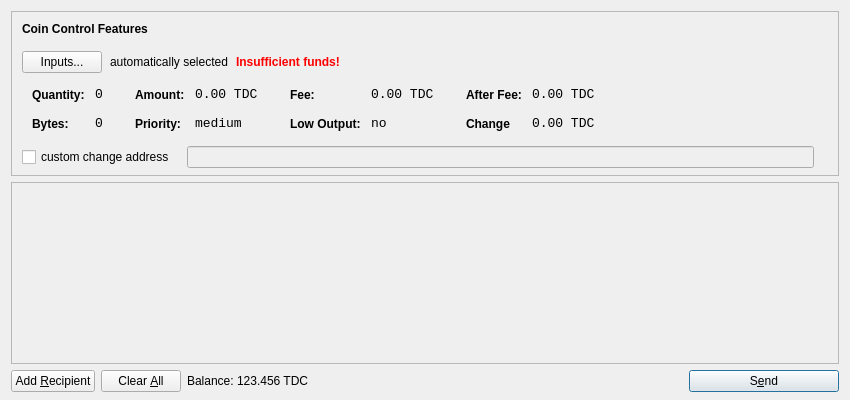
<?xml version="1.0" encoding="UTF-8"?>
<ui version="4.0">
 <class>SendCoinsDialog</class>
 <widget class="QDialog" name="SendCoinsDialog">
  <property name="geometry">
   <rect>
    <x>0</x>
    <y>0</y>
    <width>850</width>
    <height>400</height>
   </rect>
  </property>
  <property name="windowTitle">
   <string>Send Coins</string>
  </property>
  <layout class="QVBoxLayout" name="verticalLayout" stretch="0,1,0">
   <property name="bottomMargin">
    <number>8</number>
   </property>
   <item>
    <widget class="QFrame" name="frameCoinControl">
     <property name="sizePolicy">
      <sizepolicy hsizetype="Expanding" vsizetype="Expanding">
       <horstretch>0</horstretch>
       <verstretch>0</verstretch>
      </sizepolicy>
     </property>
     <property name="maximumSize">
      <size>
       <width>16777215</width>
       <height>16777215</height>
      </size>
     </property>
     <property name="frameShape">
      <enum>QFrame::StyledPanel</enum>
     </property>
     <property name="frameShadow">
      <enum>QFrame::Sunken</enum>
     </property>
     <layout class="QVBoxLayout" name="verticalLayoutCoinControl2">
      <property name="spacing">
       <number>-1</number>
      </property>
      <property name="leftMargin">
       <number>0</number>
      </property>
      <property name="topMargin">
       <number>0</number>
      </property>
      <property name="rightMargin">
       <number>0</number>
      </property>
      <property name="bottomMargin">
       <number>6</number>
      </property>
      <item>
       <layout class="QVBoxLayout" name="verticalLayoutCoinControl" stretch="0,0,0,0,1">
        <property name="spacing">
         <number>0</number>
        </property>
        <property name="leftMargin">
         <number>10</number>
        </property>
        <property name="topMargin">
         <number>10</number>
        </property>
        <item>
         <layout class="QHBoxLayout" name="horizontalLayoutCoinControl1">
          <property name="bottomMargin">
           <number>15</number>
          </property>
          <item>
           <widget class="QLabel" name="labelCoinControlFeatures">
            <property name="sizePolicy">
             <sizepolicy hsizetype="Preferred" vsizetype="Maximum">
              <horstretch>0</horstretch>
              <verstretch>0</verstretch>
             </sizepolicy>
            </property>
            <property name="font">
             <font>
              <weight>75</weight>
              <bold>true</bold>
             </font>
            </property>
            <property name="styleSheet">
             <string notr="true">font-weight:bold;</string>
            </property>
            <property name="text">
             <string>Coin Control Features</string>
            </property>
           </widget>
          </item>
         </layout>
        </item>
        <item>
         <layout class="QHBoxLayout" name="horizontalLayoutCoinControl2" stretch="0,0,0,0">
          <property name="spacing">
           <number>8</number>
          </property>
          <property name="bottomMargin">
           <number>10</number>
          </property>
          <item>
           <widget class="QPushButton" name="pushButtonCoinControl">
            <property name="styleSheet">
             <string notr="true"/>
            </property>
            <property name="text">
             <string>Inputs...</string>
            </property>
           </widget>
          </item>
          <item>
           <widget class="QLabel" name="labelCoinControlAutomaticallySelected">
            <property name="text">
             <string>automatically selected</string>
            </property>
            <property name="margin">
             <number>5</number>
            </property>
           </widget>
          </item>
          <item>
           <widget class="QLabel" name="labelCoinControlInsuffFunds">
            <property name="font">
             <font>
              <weight>75</weight>
              <bold>true</bold>
             </font>
            </property>
            <property name="styleSheet">
             <string notr="true">color:red;font-weight:bold;</string>
            </property>
            <property name="text">
             <string>Insufficient funds!</string>
            </property>
            <property name="margin">
             <number>5</number>
            </property>
           </widget>
          </item>
          <item>
           <spacer name="horizontalSpacerCoinControl">
            <property name="orientation">
             <enum>Qt::Horizontal</enum>
            </property>
            <property name="sizeHint" stdset="0">
             <size>
              <width>40</width>
              <height>1</height>
             </size>
            </property>
           </spacer>
          </item>
         </layout>
        </item>
        <item>
         <widget class="QWidget" name="widgetCoinControl" native="true">
          <property name="sizePolicy">
           <sizepolicy hsizetype="Preferred" vsizetype="Preferred">
            <horstretch>0</horstretch>
            <verstretch>0</verstretch>
           </sizepolicy>
          </property>
          <property name="minimumSize">
           <size>
            <width>0</width>
            <height>0</height>
           </size>
          </property>
          <property name="styleSheet">
           <string notr="true"/>
          </property>
          <layout class="QHBoxLayout" name="horizontalLayoutCoinControl5">
           <property name="margin">
            <number>0</number>
           </property>
           <item>
            <layout class="QHBoxLayout" name="horizontalLayoutCoinControl3" stretch="0,0,0,1">
             <property name="spacing">
              <number>20</number>
             </property>
             <property name="topMargin">
              <number>0</number>
             </property>
             <property name="bottomMargin">
              <number>10</number>
             </property>
             <item>
              <layout class="QFormLayout" name="formLayoutCoinControl1">
               <property name="horizontalSpacing">
                <number>10</number>
               </property>
               <property name="verticalSpacing">
                <number>14</number>
               </property>
               <property name="leftMargin">
                <number>10</number>
               </property>
               <property name="topMargin">
                <number>4</number>
               </property>
               <property name="rightMargin">
                <number>6</number>
               </property>
               <item row="0" column="0">
                <widget class="QLabel" name="labelCoinControlQuantityText">
                 <property name="styleSheet">
                  <string notr="true">font-weight:bold;</string>
                 </property>
                 <property name="text">
                  <string>Quantity:</string>
                 </property>
                 <property name="margin">
                  <number>0</number>
                 </property>
                </widget>
               </item>
               <item row="0" column="1">
                <widget class="QLabel" name="labelCoinControlQuantity">
                 <property name="font">
                  <font>
                   <family>Monospace</family>
                   <pointsize>10</pointsize>
                  </font>
                 </property>
                 <property name="cursor">
                  <cursorShape>IBeamCursor</cursorShape>
                 </property>
                 <property name="contextMenuPolicy">
                  <enum>Qt::ActionsContextMenu</enum>
                 </property>
                 <property name="text">
                  <string>0</string>
                 </property>
                 <property name="margin">
                  <number>0</number>
                 </property>
                 <property name="textInteractionFlags">
                  <set>Qt::LinksAccessibleByMouse|Qt::TextSelectableByKeyboard|Qt::TextSelectableByMouse</set>
                 </property>
                </widget>
               </item>
               <item row="1" column="0">
                <widget class="QLabel" name="labelCoinControlBytesText">
                 <property name="styleSheet">
                  <string notr="true">font-weight:bold;</string>
                 </property>
                 <property name="text">
                  <string>Bytes:</string>
                 </property>
                </widget>
               </item>
               <item row="1" column="1">
                <widget class="QLabel" name="labelCoinControlBytes">
                 <property name="font">
                  <font>
                   <family>Monospace</family>
                   <pointsize>10</pointsize>
                  </font>
                 </property>
                 <property name="cursor">
                  <cursorShape>IBeamCursor</cursorShape>
                 </property>
                 <property name="contextMenuPolicy">
                  <enum>Qt::ActionsContextMenu</enum>
                 </property>
                 <property name="text">
                  <string>0</string>
                 </property>
                 <property name="textInteractionFlags">
                  <set>Qt::LinksAccessibleByMouse|Qt::TextSelectableByKeyboard|Qt::TextSelectableByMouse</set>
                 </property>
                </widget>
               </item>
              </layout>
             </item>
             <item>
              <layout class="QFormLayout" name="formLayoutCoinControl2">
               <property name="horizontalSpacing">
                <number>10</number>
               </property>
               <property name="verticalSpacing">
                <number>14</number>
               </property>
               <property name="leftMargin">
                <number>6</number>
               </property>
               <property name="topMargin">
                <number>4</number>
               </property>
               <property name="rightMargin">
                <number>6</number>
               </property>
               <item row="0" column="0">
                <widget class="QLabel" name="labelCoinControlAmountText">
                 <property name="styleSheet">
                  <string notr="true">font-weight:bold;</string>
                 </property>
                 <property name="text">
                  <string>Amount:</string>
                 </property>
                 <property name="margin">
                  <number>0</number>
                 </property>
                </widget>
               </item>
               <item row="0" column="1">
                <widget class="QLabel" name="labelCoinControlAmount">
                 <property name="font">
                  <font>
                   <family>Monospace</family>
                   <pointsize>10</pointsize>
                  </font>
                 </property>
                 <property name="cursor">
                  <cursorShape>IBeamCursor</cursorShape>
                 </property>
                 <property name="contextMenuPolicy">
                  <enum>Qt::ActionsContextMenu</enum>
                 </property>
                 <property name="text">
                  <string notr="true">0.00 TDC</string>
                 </property>
                 <property name="textInteractionFlags">
                  <set>Qt::LinksAccessibleByMouse|Qt::TextSelectableByKeyboard|Qt::TextSelectableByMouse</set>
                 </property>
                </widget>
               </item>
               <item row="1" column="0">
                <widget class="QLabel" name="labelCoinControlPriorityText">
                 <property name="styleSheet">
                  <string notr="true">font-weight:bold;</string>
                 </property>
                 <property name="text">
                  <string>Priority:</string>
                 </property>
                </widget>
               </item>
               <item row="1" column="1">
                <widget class="QLabel" name="labelCoinControlPriority">
                 <property name="font">
                  <font>
                   <family>Monospace</family>
                   <pointsize>10</pointsize>
                  </font>
                 </property>
                 <property name="cursor">
                  <cursorShape>IBeamCursor</cursorShape>
                 </property>
                 <property name="contextMenuPolicy">
                  <enum>Qt::ActionsContextMenu</enum>
                 </property>
                 <property name="text">
                  <string>medium</string>
                 </property>
                 <property name="textInteractionFlags">
                  <set>Qt::LinksAccessibleByMouse|Qt::TextSelectableByKeyboard|Qt::TextSelectableByMouse</set>
                 </property>
                </widget>
               </item>
              </layout>
             </item>
             <item>
              <layout class="QFormLayout" name="formLayoutCoinControl3">
               <property name="horizontalSpacing">
                <number>10</number>
               </property>
               <property name="verticalSpacing">
                <number>14</number>
               </property>
               <property name="leftMargin">
                <number>6</number>
               </property>
               <property name="topMargin">
                <number>4</number>
               </property>
               <property name="rightMargin">
                <number>6</number>
               </property>
               <item row="0" column="0">
                <widget class="QLabel" name="labelCoinControlFeeText">
                 <property name="styleSheet">
                  <string notr="true">font-weight:bold;</string>
                 </property>
                 <property name="text">
                  <string>Fee:</string>
                 </property>
                 <property name="margin">
                  <number>0</number>
                 </property>
                </widget>
               </item>
               <item row="0" column="1">
                <widget class="QLabel" name="labelCoinControlFee">
                 <property name="font">
                  <font>
                   <family>Monospace</family>
                   <pointsize>10</pointsize>
                  </font>
                 </property>
                 <property name="cursor">
                  <cursorShape>IBeamCursor</cursorShape>
                 </property>
                 <property name="contextMenuPolicy">
                  <enum>Qt::ActionsContextMenu</enum>
                 </property>
                 <property name="text">
                  <string notr="true">0.00 TDC</string>
                 </property>
                 <property name="textInteractionFlags">
                  <set>Qt::LinksAccessibleByMouse|Qt::TextSelectableByKeyboard|Qt::TextSelectableByMouse</set>
                 </property>
                </widget>
               </item>
               <item row="1" column="0">
                <widget class="QLabel" name="labelCoinControlLowOutputText">
                 <property name="styleSheet">
                  <string notr="true">font-weight:bold;</string>
                 </property>
                 <property name="text">
                  <string>Low Output:</string>
                 </property>
                </widget>
               </item>
               <item row="1" column="1">
                <widget class="QLabel" name="labelCoinControlLowOutput">
                 <property name="font">
                  <font>
                   <family>Monospace</family>
                   <pointsize>10</pointsize>
                  </font>
                 </property>
                 <property name="cursor">
                  <cursorShape>IBeamCursor</cursorShape>
                 </property>
                 <property name="contextMenuPolicy">
                  <enum>Qt::ActionsContextMenu</enum>
                 </property>
                 <property name="text">
                  <string>no</string>
                 </property>
                 <property name="textInteractionFlags">
                  <set>Qt::LinksAccessibleByMouse|Qt::TextSelectableByKeyboard|Qt::TextSelectableByMouse</set>
                 </property>
                </widget>
               </item>
              </layout>
             </item>
             <item>
              <layout class="QFormLayout" name="formLayoutCoinControl4">
               <property name="horizontalSpacing">
                <number>10</number>
               </property>
               <property name="verticalSpacing">
                <number>14</number>
               </property>
               <property name="leftMargin">
                <number>6</number>
               </property>
               <property name="topMargin">
                <number>4</number>
               </property>
               <property name="rightMargin">
                <number>6</number>
               </property>
               <item row="0" column="0">
                <widget class="QLabel" name="labelCoinControlAfterFeeText">
                 <property name="styleSheet">
                  <string notr="true">font-weight:bold;</string>
                 </property>
                 <property name="text">
                  <string>After Fee:</string>
                 </property>
                 <property name="margin">
                  <number>0</number>
                 </property>
                </widget>
               </item>
               <item row="0" column="1">
                <widget class="QLabel" name="labelCoinControlAfterFee">
                 <property name="font">
                  <font>
                   <family>Monospace</family>
                   <pointsize>10</pointsize>
                  </font>
                 </property>
                 <property name="cursor">
                  <cursorShape>IBeamCursor</cursorShape>
                 </property>
                 <property name="contextMenuPolicy">
                  <enum>Qt::ActionsContextMenu</enum>
                 </property>
                 <property name="text">
                  <string notr="true">0.00 TDC</string>
                 </property>
                 <property name="textInteractionFlags">
                  <set>Qt::LinksAccessibleByMouse|Qt::TextSelectableByKeyboard|Qt::TextSelectableByMouse</set>
                 </property>
                </widget>
               </item>
               <item row="1" column="0">
                <widget class="QLabel" name="labelCoinControlChangeText">
                 <property name="styleSheet">
                  <string notr="true">font-weight:bold;</string>
                 </property>
                 <property name="text">
                  <string>Change</string>
                 </property>
                </widget>
               </item>
               <item row="1" column="1">
                <widget class="QLabel" name="labelCoinControlChange">
                 <property name="font">
                  <font>
                   <family>Monospace</family>
                   <pointsize>10</pointsize>
                  </font>
                 </property>
                 <property name="cursor">
                  <cursorShape>IBeamCursor</cursorShape>
                 </property>
                 <property name="contextMenuPolicy">
                  <enum>Qt::ActionsContextMenu</enum>
                 </property>
                 <property name="text">
                  <string notr="true">0.00 TDC</string>
                 </property>
                 <property name="textInteractionFlags">
                  <set>Qt::LinksAccessibleByMouse|Qt::TextSelectableByKeyboard|Qt::TextSelectableByMouse</set>
                 </property>
                </widget>
               </item>
              </layout>
             </item>
            </layout>
           </item>
          </layout>
         </widget>
        </item>
        <item>
         <layout class="QHBoxLayout" name="horizontalLayoutCoinControl4" stretch="0,0,0">
          <property name="spacing">
           <number>12</number>
          </property>
          <property name="sizeConstraint">
           <enum>QLayout::SetDefaultConstraint</enum>
          </property>
          <property name="topMargin">
           <number>5</number>
          </property>
          <property name="rightMargin">
           <number>5</number>
          </property>
          <item>
           <widget class="QCheckBox" name="checkBoxCoinControlChange">
            <property name="text">
             <string>custom change address</string>
            </property>
           </widget>
          </item>
          <item>
           <widget class="QLineEdit" name="lineEditCoinControlChange">
            <property name="enabled">
             <bool>false</bool>
            </property>
            <property name="sizePolicy">
             <sizepolicy hsizetype="Expanding" vsizetype="Fixed">
              <horstretch>0</horstretch>
              <verstretch>0</verstretch>
             </sizepolicy>
            </property>
           </widget>
          </item>
          <item>
           <widget class="QLabel" name="labelCoinControlChangeLabel">
            <property name="sizePolicy">
             <sizepolicy hsizetype="Preferred" vsizetype="Expanding">
              <horstretch>0</horstretch>
              <verstretch>0</verstretch>
             </sizepolicy>
            </property>
            <property name="minimumSize">
             <size>
              <width>0</width>
              <height>0</height>
             </size>
            </property>
            <property name="text">
             <string/>
            </property>
            <property name="margin">
             <number>3</number>
            </property>
           </widget>
          </item>
         </layout>
        </item>
        <item>
         <spacer name="verticalSpacerCoinControl">
          <property name="orientation">
           <enum>Qt::Vertical</enum>
          </property>
          <property name="sizeHint" stdset="0">
           <size>
            <width>800</width>
            <height>1</height>
           </size>
          </property>
         </spacer>
        </item>
       </layout>
      </item>
     </layout>
    </widget>
   </item>
   <item>
    <widget class="QScrollArea" name="scrollArea">
     <property name="widgetResizable">
      <bool>true</bool>
     </property>
     <widget class="QWidget" name="scrollAreaWidgetContents">
      <property name="geometry">
       <rect>
        <x>0</x>
        <y>0</y>
        <width>830</width>
        <height>165</height>
       </rect>
      </property>
      <layout class="QVBoxLayout" name="verticalLayout_2">
       <property name="margin">
        <number>0</number>
       </property>
       <item>
        <layout class="QVBoxLayout" name="entries">
         <property name="spacing">
          <number>6</number>
         </property>
        </layout>
       </item>
       <item>
        <spacer name="verticalSpacer">
         <property name="orientation">
          <enum>Qt::Vertical</enum>
         </property>
         <property name="sizeHint" stdset="0">
          <size>
           <width>20</width>
           <height>40</height>
          </size>
         </property>
        </spacer>
       </item>
      </layout>
     </widget>
    </widget>
   </item>
   <item>
    <layout class="QHBoxLayout" name="horizontalLayout">
     <item>
      <widget class="QPushButton" name="addButton">
       <property name="toolTip">
        <string>Send to multiple recipients at once</string>
       </property>
       <property name="text">
        <string>Add &amp;Recipient</string>
       </property>
       <property name="autoDefault">
        <bool>false</bool>
       </property>
      </widget>
     </item>
     <item>
      <widget class="QPushButton" name="clearButton">
       <property name="sizePolicy">
        <sizepolicy hsizetype="Minimum" vsizetype="Fixed">
         <horstretch>0</horstretch>
         <verstretch>0</verstretch>
        </sizepolicy>
       </property>
       <property name="toolTip">
        <string>Remove all transaction fields</string>
       </property>
       <property name="text">
        <string>Clear &amp;All</string>
       </property>
       <property name="autoRepeatDelay">
        <number>300</number>
       </property>
       <property name="autoDefault">
        <bool>false</bool>
       </property>
      </widget>
     </item>
     <item>
      <layout class="QHBoxLayout" name="horizontalLayout_2">
       <property name="spacing">
        <number>3</number>
       </property>
       <item>
        <widget class="QLabel" name="label">
         <property name="sizePolicy">
          <sizepolicy hsizetype="Preferred" vsizetype="Fixed">
           <horstretch>0</horstretch>
           <verstretch>0</verstretch>
          </sizepolicy>
         </property>
         <property name="text">
          <string>Balance:</string>
         </property>
        </widget>
       </item>
       <item>
        <widget class="QLabel" name="labelBalance">
         <property name="sizePolicy">
          <sizepolicy hsizetype="Preferred" vsizetype="Fixed">
           <horstretch>0</horstretch>
           <verstretch>0</verstretch>
          </sizepolicy>
         </property>
         <property name="cursor">
          <cursorShape>IBeamCursor</cursorShape>
         </property>
         <property name="text">
          <string notr="true">123.456 TDC</string>
         </property>
         <property name="textInteractionFlags">
          <set>Qt::LinksAccessibleByMouse|Qt::TextSelectableByKeyboard|Qt::TextSelectableByMouse</set>
         </property>
        </widget>
       </item>
      </layout>
     </item>
     <item>
      <spacer name="horizontalSpacer">
       <property name="orientation">
        <enum>Qt::Horizontal</enum>
       </property>
       <property name="sizeHint" stdset="0">
        <size>
         <width>40</width>
         <height>20</height>
        </size>
       </property>
      </spacer>
     </item>
     <item>
      <widget class="QPushButton" name="sendButton">
       <property name="minimumSize">
        <size>
         <width>150</width>
         <height>0</height>
        </size>
       </property>
       <property name="toolTip">
        <string>Confirm the send action</string>
       </property>
       <property name="text">
        <string>S&amp;end</string>
       </property>
       <property name="icon">
        <iconset resource="../bitcoin.qrc">
         <normaloff>:/icons/send</normaloff>:/icons/send</iconset>
       </property>
       <property name="default">
        <bool>true</bool>
       </property>
      </widget>
     </item>
    </layout>
   </item>
  </layout>
 </widget>
 <resources>
  <include location="../bitcoin.qrc"/>
 </resources>
 <connections/>
</ui>
